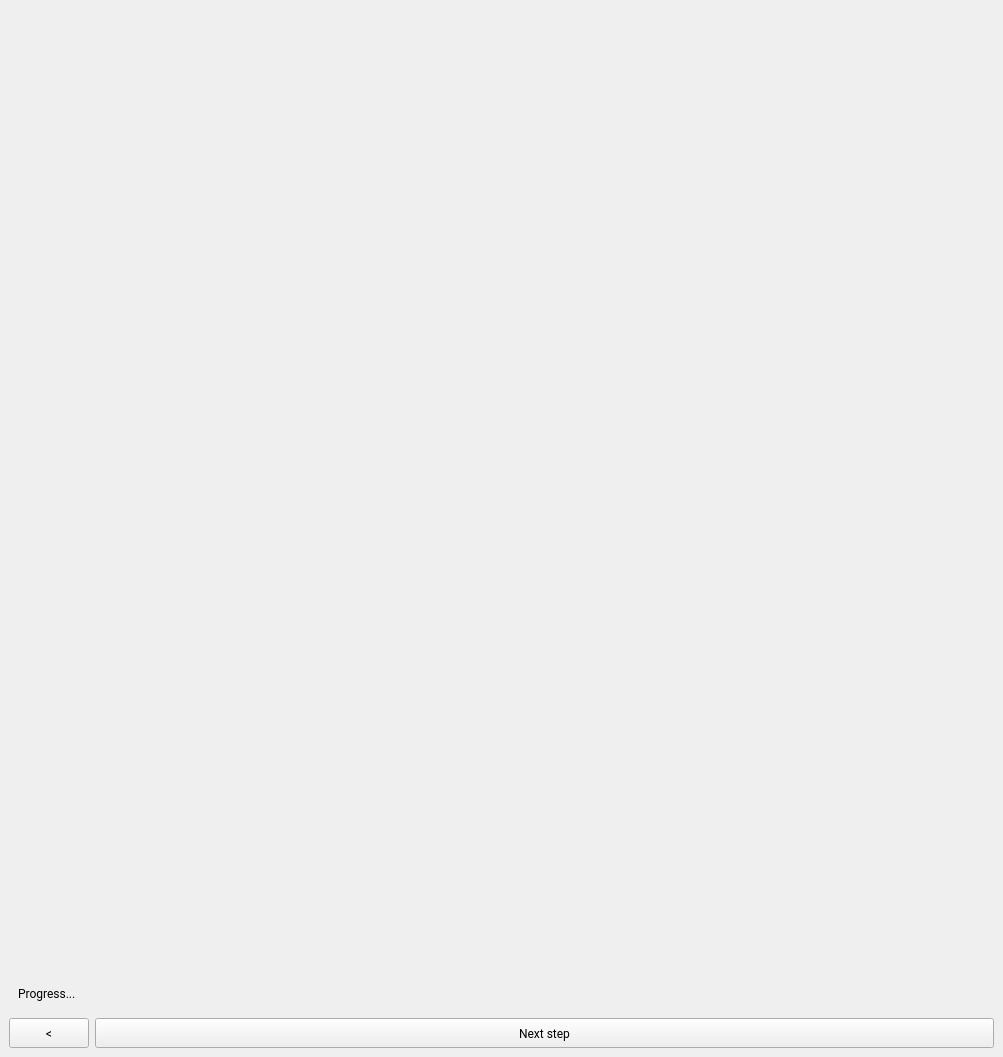
<?xml version="1.0" encoding="UTF-8"?>
<ui version="4.0">
 <class>MainWindow</class>
 <widget class="QMainWindow" name="MainWindow">
  <property name="geometry">
   <rect>
    <x>0</x>
    <y>0</y>
    <width>1003</width>
    <height>1057</height>
   </rect>
  </property>
  <property name="sizePolicy">
   <sizepolicy hsizetype="Preferred" vsizetype="Expanding">
    <horstretch>0</horstretch>
    <verstretch>0</verstretch>
   </sizepolicy>
  </property>
  <property name="maximumSize">
   <size>
    <width>16777215</width>
    <height>16777215</height>
   </size>
  </property>
  <property name="font">
   <font>
    <family>Segoe UI,Roboto,sans-serif</family>
   </font>
  </property>
  <property name="windowTitle">
   <string>MainWindow</string>
  </property>
  <property name="styleSheet">
   <string notr="true"/>
  </property>
  <widget class="QWidget" name="centralwidget">
   <layout class="QVBoxLayout" name="verticalLayout">
    <item>
     <widget class="QFrame" name="titleWidget">
      <property name="sizePolicy">
       <sizepolicy hsizetype="Preferred" vsizetype="Fixed">
        <horstretch>0</horstretch>
        <verstretch>0</verstretch>
       </sizepolicy>
      </property>
      <property name="maximumSize">
       <size>
        <width>16777215</width>
        <height>150</height>
       </size>
      </property>
      <property name="styleSheet">
       <string notr="true">QFrame {
	border: none;
}</string>
      </property>
      <property name="frameShape">
       <enum>QFrame::NoFrame</enum>
      </property>
     </widget>
    </item>
    <item>
     <widget class="QStackedWidget" name="stackedWidget">
      <property name="currentIndex">
       <number>-1</number>
      </property>
     </widget>
    </item>
    <item>
     <widget class="QWidget" name="widget" native="true">
      <property name="enabled">
       <bool>true</bool>
      </property>
      <layout class="QHBoxLayout" name="horizontalLayout_2">
       <item>
        <widget class="QLabel" name="progressLabel">
         <property name="text">
          <string>Progress...</string>
         </property>
        </widget>
       </item>
       <item>
        <spacer name="horizontalSpacer">
         <property name="orientation">
          <enum>Qt::Horizontal</enum>
         </property>
         <property name="sizeHint" stdset="0">
          <size>
           <width>40</width>
           <height>20</height>
          </size>
         </property>
        </spacer>
       </item>
      </layout>
     </widget>
    </item>
    <item>
     <layout class="QHBoxLayout" name="horizontalLayout" stretch="0,1">
      <item>
       <widget class="QPushButton" name="backButton">
        <property name="minimumSize">
         <size>
          <width>0</width>
          <height>30</height>
         </size>
        </property>
        <property name="text">
         <string>&lt;</string>
        </property>
       </widget>
      </item>
      <item>
       <widget class="QPushButton" name="nextButton">
        <property name="minimumSize">
         <size>
          <width>0</width>
          <height>30</height>
         </size>
        </property>
        <property name="text">
         <string>Next step</string>
        </property>
        <property name="iconSize">
         <size>
          <width>16</width>
          <height>16</height>
         </size>
        </property>
       </widget>
      </item>
     </layout>
    </item>
   </layout>
  </widget>
 </widget>
 <resources/>
 <connections/>
</ui>
